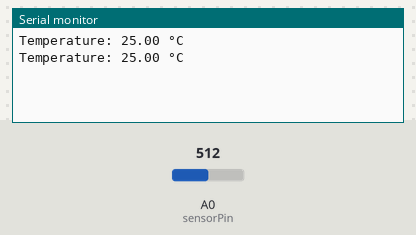
This sketch was run on a simulated Arduino Uno, built with avr-gcc and run on an emulated ATmega328P. On the bench: the last lines printed to the serial monitor. The test bench sets the inputs (shaded band); at power-on: A0 (sensorPin) = 512. Storage starts empty.

Above: at 1.8 s.
1.9 s: A0 (sensorPin) set to 716
At 2.5 s:
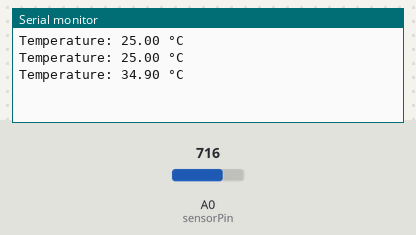
3.4 s: A0 (sensorPin) set to 900
At 4.9 s:
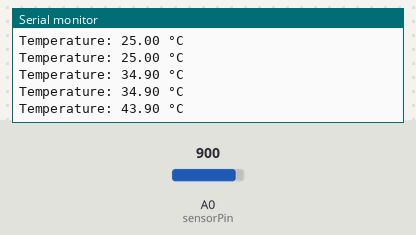
Timing chart, 0 to 6.4 s (numbered marks = the images above; inputs shaded):
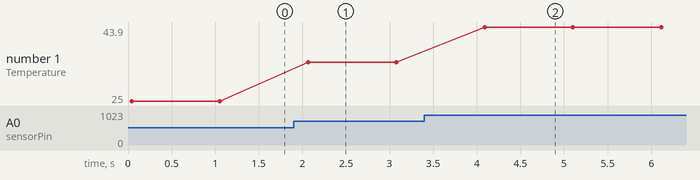

Measured:
- after the input at 1.9 s, the serial monitor: prints a new line after 0.17 s (image 1)
- after the input at 3.4 s, the serial monitor: prints a new line after 0.69 s (image 2)
- plotted number 1: 25 → 34.9 after the input at 1.9 s, 34.9 → 43.9 after the input at 3.4 s

The sketch:

temp_tabular_sdcard.ino
```cpp
#include <SPI.h>
#include <SD.h>

const int sensorPin = A0; // Pin connected to the temperature sensor

// Variables to store sensor data
float temperature;
File dataFile;

void setup()
{
  Serial.begin(9600);

  // Initialize the SD Card
  if (!SD.begin(10))
  {
    Serial.println("SD Card initialization failed!");
    while (1); // Stop execution if SD Card initialization fails
  }

  // Create a new file for data storage
  dataFile = SD.open("data.csv", FILE_WRITE);
  if (dataFile)
  {
    // Write column headers
    dataFile.println("Timestamp,Temperature");
    dataFile.close();
  }
}

void loop()
{
  // Read temperature from the sensor
  int sensorValue = analogRead(sensorPin);
  temperature = map(sensorValue, 0, 1023, 0, 500) / 10.0; // Adjust mapping as per sensor specifications

  // Append data to the file
  dataFile = SD.open("data.csv", FILE_WRITE);
  if (dataFile)
  {

    String timestamp = String(millis());   // Create a timestamp

    // Write data to the file
    dataFile.print(timestamp);
    dataFile.print(",");
    dataFile.println(temperature);
    dataFile.close();

    // Print data to the serial monitor
    Serial.print("Temperature: ");
    Serial.print(temperature);
    Serial.println(" °C");
  }

  delay(1000); // Delay between readings
}
```
